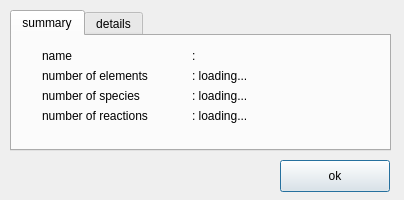
<?xml version="1.0" encoding="UTF-8"?>
<ui version="4.0">
 <class>Dialog</class>
 <widget class="QDialog" name="Dialog">
  <property name="geometry">
   <rect>
    <x>0</x>
    <y>0</y>
    <width>404</width>
    <height>200</height>
   </rect>
  </property>
  <property name="windowTitle">
   <string>mech viewer</string>
  </property>
  <widget class="QTabWidget" name="tabWidget">
   <property name="geometry">
    <rect>
     <x>10</x>
     <y>10</y>
     <width>381</width>
     <height>141</height>
    </rect>
   </property>
   <property name="currentIndex">
    <number>0</number>
   </property>
   <widget class="QWidget" name="tab">
    <attribute name="title">
     <string>summary</string>
    </attribute>
    <widget class="QLabel" name="label">
     <property name="geometry">
      <rect>
       <x>30</x>
       <y>10</y>
       <width>150</width>
       <height>20</height>
      </rect>
     </property>
     <property name="text">
      <string>name</string>
     </property>
    </widget>
    <widget class="QLabel" name="label_3">
     <property name="geometry">
      <rect>
       <x>30</x>
       <y>30</y>
       <width>150</width>
       <height>20</height>
      </rect>
     </property>
     <property name="text">
      <string>number of elements</string>
     </property>
    </widget>
    <widget class="QLabel" name="label_4">
     <property name="geometry">
      <rect>
       <x>30</x>
       <y>50</y>
       <width>150</width>
       <height>20</height>
      </rect>
     </property>
     <property name="text">
      <string>number of species</string>
     </property>
    </widget>
    <widget class="QLabel" name="label_5">
     <property name="geometry">
      <rect>
       <x>30</x>
       <y>70</y>
       <width>150</width>
       <height>20</height>
      </rect>
     </property>
     <property name="text">
      <string>number of reactions</string>
     </property>
    </widget>
    <widget class="QLabel" name="txt_name">
     <property name="geometry">
      <rect>
       <x>180</x>
       <y>10</y>
       <width>150</width>
       <height>20</height>
      </rect>
     </property>
     <property name="text">
      <string>:</string>
     </property>
    </widget>
    <widget class="QLabel" name="txt_n_e">
     <property name="geometry">
      <rect>
       <x>180</x>
       <y>30</y>
       <width>150</width>
       <height>20</height>
      </rect>
     </property>
     <property name="text">
      <string>: loading...</string>
     </property>
    </widget>
    <widget class="QLabel" name="txt_n_sp">
     <property name="geometry">
      <rect>
       <x>180</x>
       <y>50</y>
       <width>150</width>
       <height>20</height>
      </rect>
     </property>
     <property name="text">
      <string>: loading...</string>
     </property>
    </widget>
    <widget class="QLabel" name="txt_n_rxn">
     <property name="geometry">
      <rect>
       <x>180</x>
       <y>70</y>
       <width>150</width>
       <height>20</height>
      </rect>
     </property>
     <property name="text">
      <string>: loading...</string>
     </property>
    </widget>
   </widget>
   <widget class="QWidget" name="tab_3">
    <attribute name="title">
     <string>details</string>
    </attribute>
    <widget class="QComboBox" name="cb_e">
     <property name="geometry">
      <rect>
       <x>180</x>
       <y>15</y>
       <width>141</width>
       <height>31</height>
      </rect>
     </property>
    </widget>
    <widget class="QComboBox" name="cb_sp">
     <property name="geometry">
      <rect>
       <x>180</x>
       <y>40</y>
       <width>141</width>
       <height>31</height>
      </rect>
     </property>
    </widget>
    <widget class="QComboBox" name="cb_rxn">
     <property name="geometry">
      <rect>
       <x>180</x>
       <y>65</y>
       <width>141</width>
       <height>31</height>
      </rect>
     </property>
    </widget>
    <widget class="QLabel" name="label_6">
     <property name="geometry">
      <rect>
       <x>60</x>
       <y>25</y>
       <width>150</width>
       <height>20</height>
      </rect>
     </property>
     <property name="text">
      <string>elements</string>
     </property>
    </widget>
    <widget class="QLabel" name="label_7">
     <property name="geometry">
      <rect>
       <x>60</x>
       <y>50</y>
       <width>150</width>
       <height>20</height>
      </rect>
     </property>
     <property name="text">
      <string>species</string>
     </property>
    </widget>
    <widget class="QLabel" name="label_8">
     <property name="geometry">
      <rect>
       <x>60</x>
       <y>75</y>
       <width>150</width>
       <height>20</height>
      </rect>
     </property>
     <property name="text">
      <string>reactions</string>
     </property>
    </widget>
   </widget>
  </widget>
  <widget class="QPushButton" name="btn_ok">
   <property name="geometry">
    <rect>
     <x>280</x>
     <y>160</y>
     <width>110</width>
     <height>32</height>
    </rect>
   </property>
   <property name="text">
    <string>ok</string>
   </property>
  </widget>
 </widget>
 <resources/>
 <connections/>
</ui>
